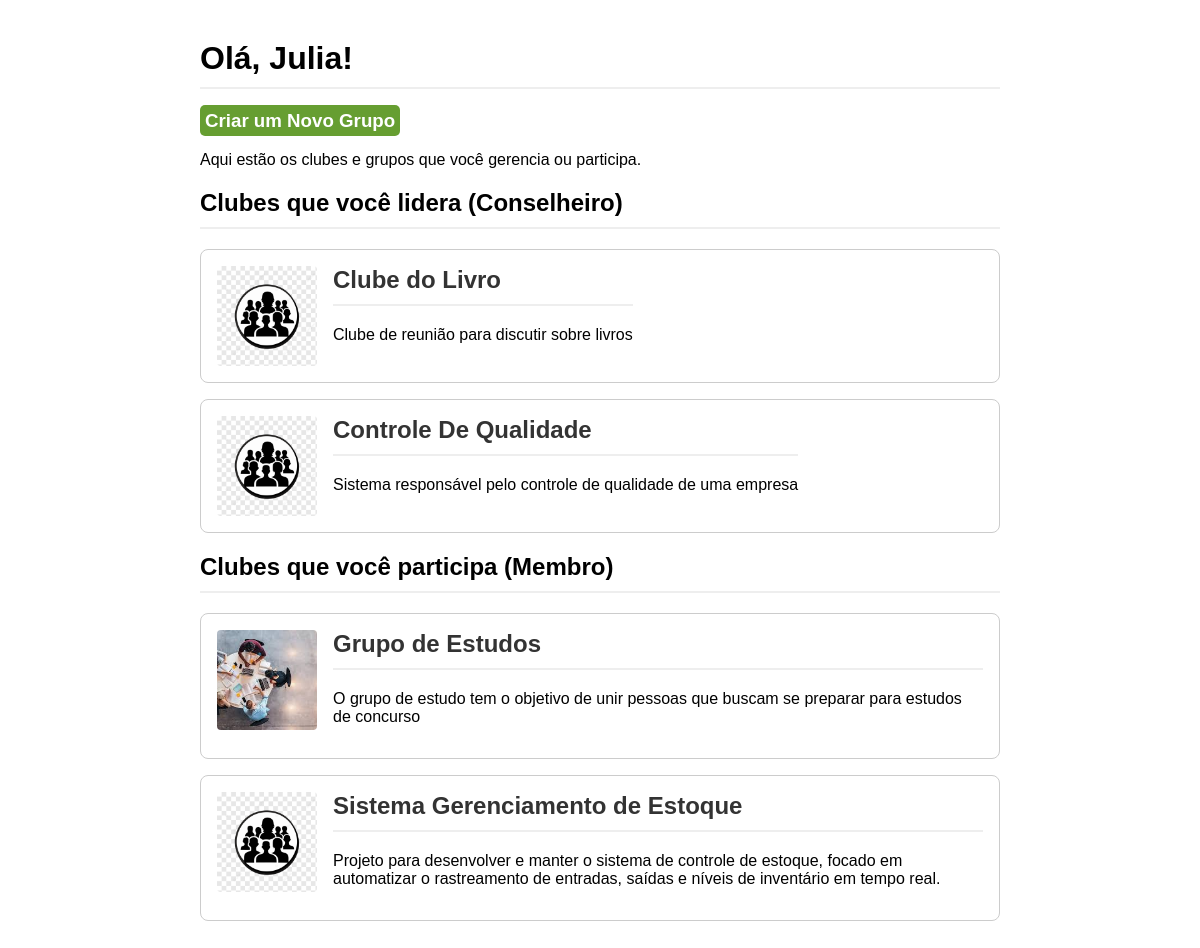
Screenshot of / (signed in) with the database file from the repository.
### users/models.py (models this page shows, shortened)
class User(AbstractUser):
    identifier = models.CharField(max_length=100, unique=True, null=True, blank=True)
    profile_photo = models.ImageField(upload_to='profile_photos/', null=True, blank=True)
    bio = models.TextField(null=True, blank=True)

### clubs/models.py (models this page shows, shortened)
class Club(models.Model):
    name = models.CharField(max_length=100, unique=True)
    description = models.TextField(null=True, blank=True, default='')
    logo = models.ImageField(upload_to='club_logos/', null=True, blank=True)
    created_at = models.DateTimeField(auto_now_add=True)
    advisor = models.ForeignKey(
        settings.AUTH_USER_MODEL,
        on_delete=models.SET_NULL,
        null=True,
        related_name='advised_clubs'
    )
    members = models.ManyToManyField(
        settings.AUTH_USER_MODEL,
        through='Membership',
        related_name='joined_clubs', blank=True
        )

### clubs/views.py (the view)
# urls.py: path('', views.club_list, name='club-list'),
@login_required
def club_list(request):
    user_logged = request.user
    clubs_advisor = user_logged.advised_clubs.all().order_by('name')
    member_clubs = user_logged.joined_clubs.exclude(pk__in=clubs_advisor).order_by('name')
    context = {
        'clubs_advisor': clubs_advisor,
        'member_clubs': member_clubs,
    }
    return render(request, 'clubs/club_list.html', context)

### templates/clubs/club_list.html (shortened to what this page needs)
{% load static %}
<!DOCTYPE html>
<html lang="pt-br">
<head>
</head>
<body>
    <h1>Olá, {{ request.user.first_name|default:request.user.username }}!</h1>
    <h3><a href="/club/new/" style="text-decoration: none; background-color: #669e31; padding: 5px; border-radius: 5px; color: #ffffff;"> Criar um Novo Grupo </a></h3>
    <p>Aqui estão os clubes e grupos que você gerencia ou participa.</p>
    <h2>Clubes que você lidera (Conselheiro)</h2>
    {% for club in clubs_advisor %}
        <div class="club-card">
            {% if club.logo %}
                <img src="{{ club.logo.url }}" alt="Logo do {{ club.name }}" class="club-logo">
            {% else %}
                <img src="{% static 'images/default_logo.png' %}" alt="Logo Padrão" class="club-logo">
            {% endif %}
            <div class="club-info">
            <h2>
                <a href="{% url 'club-detail' pk=club.pk %}" style="text-decoration: none; color: #333;">
                    {{ club.name }}
                </a>
            </h2>
                <p>{{ club.description|truncatewords:30 }}</p>
            </div>
        </div>
    {% empty %}
        <p class="empty">Você ainda não é conselheiro de nenhum clube.</p>
    {% endfor %}
    <h2>Clubes que você participa (Membro)</h2>
    {% for club in member_clubs %}
        <div class="club-card">
            {% if club.logo %}
                <img src="{{ club.logo.url }}" alt="Logo do {{ club.name }}" class="club-logo">
            {% else %}
                <img src="{% static 'images/default_logo.png' %}" alt="Logo Padrão" class="club-logo">
            {% endif %}
            <div class="club-info">
                <h2>
                <a href="{% url 'club-detail' pk=club.pk %}" style="text-decoration: none; color: #333;">
                        {{ club.name }}
                        </a>
                    </h2>
                <p>{{ club.description|truncatewords:30 }}</p>
                </div>
        </div>
    {% empty %}
        <p class="empty">Você ainda não é membro de nenhum clube.</p>
    {% endfor %}
</body>
</html>

### templates/clubs/club_list.html (style rules this page uses)
body { font-family: sans-serif; max-width: 800px; margin: 40px auto; }
.club-card { border: 1px solid #ccc; border-radius: 8px; padding: 16px; margin-bottom: 16px; display: flex; }
.club-logo { width: 100px; height: 100px; object-fit: cover; border-radius: 4px; margin-right: 16px; }
.club-info h2 { margin-top: 0; }
h1, h2 { border-bottom: 2px solid #eee; padding-bottom: 10px; }

### rows the page displays
User: user.first_name "Julia"
Club: name "Clube do Livro", description "Clube de reunião para discutir sobre livros"
Club: name "Controle De Qualidade", description "Sistema responsável pelo controle de qualidade de uma empresa"
Club: logo (picture), name "Grupo de Estudos", description "O grupo de estudo tem o objetivo de unir pessoas que buscam se preparar para estudos de concurso"
Club: name "Sistema Gerenciamento de Estoque", description "Projeto para desenvolver e manter o sistema de controle de estoque, focado em automatizar o rastreamento de entradas, saídas e níveis de inventário em tempo real."
